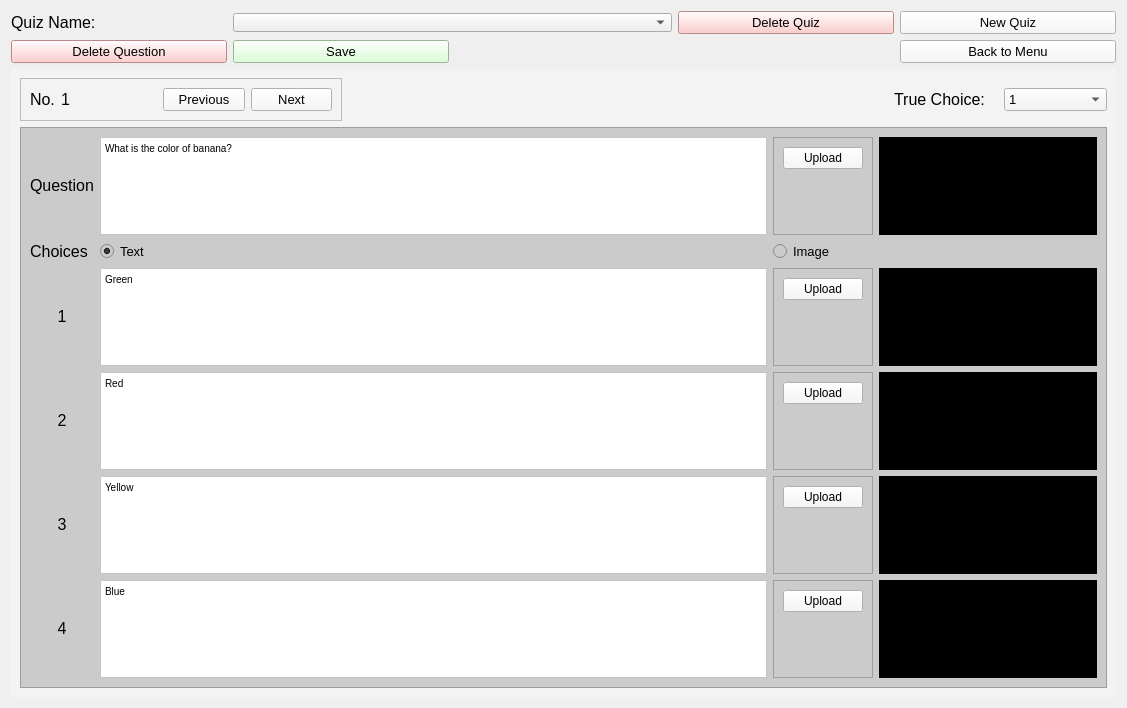
<?xml version="1.0" encoding="UTF-8"?>
<ui version="4.0">
 <class>Form</class>
 <widget class="QWidget" name="Form">
  <property name="geometry">
   <rect>
    <x>0</x>
    <y>0</y>
    <width>1127</width>
    <height>708</height>
   </rect>
  </property>
  <property name="font">
   <font>
    <family>Helvetica</family>
    <pointsize>10</pointsize>
   </font>
  </property>
  <property name="windowTitle">
   <string>Form</string>
  </property>
  <layout class="QGridLayout" name="gridLayout">
   <item row="0" column="1" colspan="2">
    <widget class="QComboBox" name="comboBox">
     <property name="layoutDirection">
      <enum>Qt::LeftToRight</enum>
     </property>
     <property name="styleSheet">
      <string notr="true">padding: 0 center;</string>
     </property>
    </widget>
   </item>
   <item row="0" column="0">
    <widget class="QLabel" name="label_kuis">
     <property name="font">
      <font>
       <family>Helvetica</family>
       <pointsize>12</pointsize>
      </font>
     </property>
     <property name="text">
      <string>Quiz Name:</string>
     </property>
    </widget>
   </item>
   <item row="2" column="0" colspan="5">
    <widget class="QWidget" name="widget" native="true">
     <property name="sizePolicy">
      <sizepolicy hsizetype="Preferred" vsizetype="Maximum">
       <horstretch>0</horstretch>
       <verstretch>0</verstretch>
      </sizepolicy>
     </property>
     <property name="minimumSize">
      <size>
       <width>0</width>
       <height>300</height>
      </size>
     </property>
     <property name="styleSheet">
      <string notr="true">background: rgb(243, 243, 243);</string>
     </property>
     <layout class="QGridLayout" name="gridLayout_2">
      <item row="0" column="9">
       <widget class="QComboBox" name="comboBox_2">
        <property name="sizePolicy">
         <sizepolicy hsizetype="Preferred" vsizetype="Maximum">
          <horstretch>0</horstretch>
          <verstretch>0</verstretch>
         </sizepolicy>
        </property>
        <property name="font">
         <font>
          <family>Helvetica</family>
          <pointsize>10</pointsize>
         </font>
        </property>
        <item>
         <property name="text">
          <string>1</string>
         </property>
        </item>
        <item>
         <property name="text">
          <string>2</string>
         </property>
        </item>
        <item>
         <property name="text">
          <string>3</string>
         </property>
        </item>
        <item>
         <property name="text">
          <string>4</string>
         </property>
        </item>
       </widget>
      </item>
      <item row="5" column="0" colspan="10">
       <widget class="QFrame" name="frame_2">
        <property name="styleSheet">
         <string notr="true">background: rgb(203, 203, 203)</string>
        </property>
        <property name="frameShape">
         <enum>QFrame::StyledPanel</enum>
        </property>
        <property name="frameShadow">
         <enum>QFrame::Raised</enum>
        </property>
        <layout class="QGridLayout" name="gridLayout_4">
         <item row="7" column="4">
          <widget class="QFrame" name="frame_6">
           <property name="sizePolicy">
            <sizepolicy hsizetype="Maximum" vsizetype="Preferred">
             <horstretch>0</horstretch>
             <verstretch>0</verstretch>
            </sizepolicy>
           </property>
           <property name="frameShape">
            <enum>QFrame::StyledPanel</enum>
           </property>
           <property name="frameShadow">
            <enum>QFrame::Raised</enum>
           </property>
           <layout class="QGridLayout" name="gridLayout_8">
            <item row="0" column="0">
             <widget class="QPushButton" name="upload_3">
              <property name="sizePolicy">
               <sizepolicy hsizetype="Maximum" vsizetype="Maximum">
                <horstretch>0</horstretch>
                <verstretch>0</verstretch>
               </sizepolicy>
              </property>
              <property name="styleSheet">
               <string notr="true">background: rgb(247, 247, 247);</string>
              </property>
              <property name="text">
               <string>Upload</string>
              </property>
             </widget>
            </item>
            <item row="1" column="0">
             <widget class="QLabel" name="label_9">
              <property name="sizePolicy">
               <sizepolicy hsizetype="Ignored" vsizetype="Preferred">
                <horstretch>0</horstretch>
                <verstretch>0</verstretch>
               </sizepolicy>
              </property>
              <property name="font">
               <font>
                <family>Helvetica</family>
               </font>
              </property>
              <property name="text">
               <string/>
              </property>
              <property name="alignment">
               <set>Qt::AlignCenter</set>
              </property>
             </widget>
            </item>
           </layout>
          </widget>
         </item>
         <item row="0" column="0">
          <widget class="QLabel" name="label_30">
           <property name="sizePolicy">
            <sizepolicy hsizetype="Maximum" vsizetype="Maximum">
             <horstretch>0</horstretch>
             <verstretch>0</verstretch>
            </sizepolicy>
           </property>
           <property name="font">
            <font>
             <pointsize>12</pointsize>
            </font>
           </property>
           <property name="text">
            <string>Question</string>
           </property>
           <property name="alignment">
            <set>Qt::AlignCenter</set>
           </property>
          </widget>
         </item>
         <item row="9" column="1" colspan="3">
          <widget class="QTextEdit" name="choice_4">
           <property name="sizePolicy">
            <sizepolicy hsizetype="Preferred" vsizetype="Preferred">
             <horstretch>0</horstretch>
             <verstretch>0</verstretch>
            </sizepolicy>
           </property>
           <property name="font">
            <font>
             <family>Helvetica</family>
             <pointsize>10</pointsize>
            </font>
           </property>
           <property name="styleSheet">
            <string notr="true">background: white;</string>
           </property>
           <property name="html">
            <string>&lt;!DOCTYPE HTML PUBLIC &quot;-//W3C//DTD HTML 4.0//EN&quot; &quot;http://www.w3.org/TR/REC-html40/strict.dtd&quot;&gt;
&lt;html&gt;&lt;head&gt;&lt;meta name=&quot;qrichtext&quot; content=&quot;1&quot; /&gt;&lt;style type=&quot;text/css&quot;&gt;
p, li { white-space: pre-wrap; }
&lt;/style&gt;&lt;/head&gt;&lt;body style=&quot; font-family:'Helvetica'; font-size:10pt; font-weight:400; font-style:normal;&quot;&gt;
&lt;p style=&quot; margin-top:0px; margin-bottom:0px; margin-left:0px; margin-right:0px; -qt-block-indent:0; text-indent:0px;&quot;&gt;&lt;span style=&quot; font-family:'MS Shell Dlg 2'; font-size:7.8pt;&quot;&gt;Blue&lt;/span&gt;&lt;/p&gt;&lt;/body&gt;&lt;/html&gt;</string>
           </property>
          </widget>
         </item>
         <item row="3" column="4">
          <widget class="QFrame" name="frame_4">
           <property name="sizePolicy">
            <sizepolicy hsizetype="Maximum" vsizetype="Preferred">
             <horstretch>0</horstretch>
             <verstretch>0</verstretch>
            </sizepolicy>
           </property>
           <property name="frameShape">
            <enum>QFrame::StyledPanel</enum>
           </property>
           <property name="frameShadow">
            <enum>QFrame::Raised</enum>
           </property>
           <layout class="QGridLayout" name="gridLayout_6">
            <item row="0" column="0">
             <widget class="QPushButton" name="upload_1">
              <property name="sizePolicy">
               <sizepolicy hsizetype="Maximum" vsizetype="Maximum">
                <horstretch>0</horstretch>
                <verstretch>0</verstretch>
               </sizepolicy>
              </property>
              <property name="styleSheet">
               <string notr="true">background: rgb(247, 247, 247);</string>
              </property>
              <property name="text">
               <string>Upload</string>
              </property>
             </widget>
            </item>
            <item row="1" column="0">
             <widget class="QLabel" name="label_7">
              <property name="sizePolicy">
               <sizepolicy hsizetype="Ignored" vsizetype="Preferred">
                <horstretch>0</horstretch>
                <verstretch>0</verstretch>
               </sizepolicy>
              </property>
              <property name="font">
               <font>
                <family>Helvetica</family>
               </font>
              </property>
              <property name="text">
               <string/>
              </property>
              <property name="alignment">
               <set>Qt::AlignCenter</set>
              </property>
             </widget>
            </item>
           </layout>
          </widget>
         </item>
         <item row="3" column="5">
          <widget class="QLabel" name="label_2">
           <property name="styleSheet">
            <string notr="true">background: black;</string>
           </property>
           <property name="text">
            <string/>
           </property>
          </widget>
         </item>
         <item row="5" column="5">
          <widget class="QLabel" name="label_3">
           <property name="styleSheet">
            <string notr="true">background: black;</string>
           </property>
           <property name="text">
            <string/>
           </property>
          </widget>
         </item>
         <item row="7" column="5">
          <widget class="QLabel" name="label_4">
           <property name="styleSheet">
            <string notr="true">background: black;</string>
           </property>
           <property name="text">
            <string/>
           </property>
          </widget>
         </item>
         <item row="3" column="0">
          <widget class="QLabel" name="label_32">
           <property name="sizePolicy">
            <sizepolicy hsizetype="Preferred" vsizetype="Maximum">
             <horstretch>0</horstretch>
             <verstretch>0</verstretch>
            </sizepolicy>
           </property>
           <property name="font">
            <font>
             <pointsize>12</pointsize>
            </font>
           </property>
           <property name="text">
            <string>1</string>
           </property>
           <property name="alignment">
            <set>Qt::AlignCenter</set>
           </property>
          </widget>
         </item>
         <item row="5" column="1" colspan="3">
          <widget class="QTextEdit" name="choice_2">
           <property name="sizePolicy">
            <sizepolicy hsizetype="Preferred" vsizetype="Preferred">
             <horstretch>0</horstretch>
             <verstretch>0</verstretch>
            </sizepolicy>
           </property>
           <property name="font">
            <font>
             <family>Helvetica</family>
             <pointsize>10</pointsize>
            </font>
           </property>
           <property name="styleSheet">
            <string notr="true">background: white;</string>
           </property>
           <property name="html">
            <string>&lt;!DOCTYPE HTML PUBLIC &quot;-//W3C//DTD HTML 4.0//EN&quot; &quot;http://www.w3.org/TR/REC-html40/strict.dtd&quot;&gt;
&lt;html&gt;&lt;head&gt;&lt;meta name=&quot;qrichtext&quot; content=&quot;1&quot; /&gt;&lt;style type=&quot;text/css&quot;&gt;
p, li { white-space: pre-wrap; }
&lt;/style&gt;&lt;/head&gt;&lt;body style=&quot; font-family:'Helvetica'; font-size:10pt; font-weight:400; font-style:normal;&quot;&gt;
&lt;p style=&quot; margin-top:0px; margin-bottom:0px; margin-left:0px; margin-right:0px; -qt-block-indent:0; text-indent:0px;&quot;&gt;&lt;span style=&quot; font-family:'MS Shell Dlg 2'; font-size:7.8pt;&quot;&gt;Red&lt;/span&gt;&lt;/p&gt;&lt;/body&gt;&lt;/html&gt;</string>
           </property>
          </widget>
         </item>
         <item row="7" column="1" colspan="3">
          <widget class="QTextEdit" name="choice_3">
           <property name="sizePolicy">
            <sizepolicy hsizetype="Preferred" vsizetype="Preferred">
             <horstretch>0</horstretch>
             <verstretch>0</verstretch>
            </sizepolicy>
           </property>
           <property name="font">
            <font>
             <family>Helvetica</family>
             <pointsize>10</pointsize>
            </font>
           </property>
           <property name="styleSheet">
            <string notr="true">background: white;</string>
           </property>
           <property name="html">
            <string>&lt;!DOCTYPE HTML PUBLIC &quot;-//W3C//DTD HTML 4.0//EN&quot; &quot;http://www.w3.org/TR/REC-html40/strict.dtd&quot;&gt;
&lt;html&gt;&lt;head&gt;&lt;meta name=&quot;qrichtext&quot; content=&quot;1&quot; /&gt;&lt;style type=&quot;text/css&quot;&gt;
p, li { white-space: pre-wrap; }
&lt;/style&gt;&lt;/head&gt;&lt;body style=&quot; font-family:'Helvetica'; font-size:10pt; font-weight:400; font-style:normal;&quot;&gt;
&lt;p style=&quot; margin-top:0px; margin-bottom:0px; margin-left:0px; margin-right:0px; -qt-block-indent:0; text-indent:0px;&quot;&gt;&lt;span style=&quot; font-family:'MS Shell Dlg 2'; font-size:7.8pt;&quot;&gt;Yellow&lt;/span&gt;&lt;/p&gt;&lt;/body&gt;&lt;/html&gt;</string>
           </property>
          </widget>
         </item>
         <item row="3" column="1" colspan="3">
          <widget class="QTextEdit" name="choice_1">
           <property name="sizePolicy">
            <sizepolicy hsizetype="Preferred" vsizetype="Preferred">
             <horstretch>0</horstretch>
             <verstretch>0</verstretch>
            </sizepolicy>
           </property>
           <property name="font">
            <font>
             <family>Helvetica</family>
             <pointsize>10</pointsize>
            </font>
           </property>
           <property name="styleSheet">
            <string notr="true">background: white;</string>
           </property>
           <property name="html">
            <string>&lt;!DOCTYPE HTML PUBLIC &quot;-//W3C//DTD HTML 4.0//EN&quot; &quot;http://www.w3.org/TR/REC-html40/strict.dtd&quot;&gt;
&lt;html&gt;&lt;head&gt;&lt;meta name=&quot;qrichtext&quot; content=&quot;1&quot; /&gt;&lt;style type=&quot;text/css&quot;&gt;
p, li { white-space: pre-wrap; }
&lt;/style&gt;&lt;/head&gt;&lt;body style=&quot; font-family:'Helvetica'; font-size:10pt; font-weight:400; font-style:normal;&quot;&gt;
&lt;p style=&quot; margin-top:0px; margin-bottom:0px; margin-left:0px; margin-right:0px; -qt-block-indent:0; text-indent:0px;&quot;&gt;&lt;span style=&quot; font-family:'MS Shell Dlg 2'; font-size:7.8pt;&quot;&gt;Green&lt;/span&gt;&lt;/p&gt;&lt;/body&gt;&lt;/html&gt;</string>
           </property>
          </widget>
         </item>
         <item row="9" column="4">
          <widget class="QFrame" name="frame_7">
           <property name="sizePolicy">
            <sizepolicy hsizetype="Maximum" vsizetype="Preferred">
             <horstretch>0</horstretch>
             <verstretch>0</verstretch>
            </sizepolicy>
           </property>
           <property name="frameShape">
            <enum>QFrame::StyledPanel</enum>
           </property>
           <property name="frameShadow">
            <enum>QFrame::Raised</enum>
           </property>
           <layout class="QGridLayout" name="gridLayout_9">
            <item row="0" column="0">
             <widget class="QPushButton" name="upload_4">
              <property name="sizePolicy">
               <sizepolicy hsizetype="Maximum" vsizetype="Maximum">
                <horstretch>0</horstretch>
                <verstretch>0</verstretch>
               </sizepolicy>
              </property>
              <property name="styleSheet">
               <string notr="true">background: rgb(247, 247, 247);</string>
              </property>
              <property name="text">
               <string>Upload</string>
              </property>
             </widget>
            </item>
            <item row="1" column="0">
             <widget class="QLabel" name="label_10">
              <property name="sizePolicy">
               <sizepolicy hsizetype="Ignored" vsizetype="Preferred">
                <horstretch>0</horstretch>
                <verstretch>0</verstretch>
               </sizepolicy>
              </property>
              <property name="font">
               <font>
                <family>Helvetica</family>
               </font>
              </property>
              <property name="text">
               <string/>
              </property>
              <property name="alignment">
               <set>Qt::AlignCenter</set>
              </property>
             </widget>
            </item>
           </layout>
          </widget>
         </item>
         <item row="7" column="0">
          <widget class="QLabel" name="label_34">
           <property name="sizePolicy">
            <sizepolicy hsizetype="Preferred" vsizetype="Maximum">
             <horstretch>0</horstretch>
             <verstretch>0</verstretch>
            </sizepolicy>
           </property>
           <property name="font">
            <font>
             <pointsize>12</pointsize>
            </font>
           </property>
           <property name="text">
            <string>3</string>
           </property>
           <property name="alignment">
            <set>Qt::AlignCenter</set>
           </property>
          </widget>
         </item>
         <item row="1" column="4">
          <widget class="QRadioButton" name="radioButton_2">
           <property name="font">
            <font>
             <family>Helvetica</family>
             <pointsize>10</pointsize>
            </font>
           </property>
           <property name="text">
            <string>Image</string>
           </property>
           <property name="checked">
            <bool>false</bool>
           </property>
          </widget>
         </item>
         <item row="1" column="1">
          <widget class="QRadioButton" name="radioButton">
           <property name="font">
            <font>
             <family>Helvetica</family>
             <pointsize>10</pointsize>
            </font>
           </property>
           <property name="text">
            <string>Text</string>
           </property>
           <property name="checked">
            <bool>true</bool>
           </property>
          </widget>
         </item>
         <item row="5" column="0">
          <widget class="QLabel" name="label_33">
           <property name="sizePolicy">
            <sizepolicy hsizetype="Preferred" vsizetype="Maximum">
             <horstretch>0</horstretch>
             <verstretch>0</verstretch>
            </sizepolicy>
           </property>
           <property name="font">
            <font>
             <pointsize>12</pointsize>
            </font>
           </property>
           <property name="text">
            <string>2</string>
           </property>
           <property name="alignment">
            <set>Qt::AlignCenter</set>
           </property>
          </widget>
         </item>
         <item row="9" column="0">
          <widget class="QLabel" name="label_35">
           <property name="sizePolicy">
            <sizepolicy hsizetype="Preferred" vsizetype="Maximum">
             <horstretch>0</horstretch>
             <verstretch>0</verstretch>
            </sizepolicy>
           </property>
           <property name="font">
            <font>
             <pointsize>12</pointsize>
            </font>
           </property>
           <property name="text">
            <string>4</string>
           </property>
           <property name="alignment">
            <set>Qt::AlignCenter</set>
           </property>
          </widget>
         </item>
         <item row="0" column="1" colspan="3">
          <widget class="QTextEdit" name="questionText">
           <property name="sizePolicy">
            <sizepolicy hsizetype="Preferred" vsizetype="Preferred">
             <horstretch>0</horstretch>
             <verstretch>0</verstretch>
            </sizepolicy>
           </property>
           <property name="font">
            <font>
             <family>Helvetica</family>
             <pointsize>10</pointsize>
            </font>
           </property>
           <property name="styleSheet">
            <string notr="true">background: white;</string>
           </property>
           <property name="html">
            <string>&lt;!DOCTYPE HTML PUBLIC &quot;-//W3C//DTD HTML 4.0//EN&quot; &quot;http://www.w3.org/TR/REC-html40/strict.dtd&quot;&gt;
&lt;html&gt;&lt;head&gt;&lt;meta name=&quot;qrichtext&quot; content=&quot;1&quot; /&gt;&lt;style type=&quot;text/css&quot;&gt;
p, li { white-space: pre-wrap; }
&lt;/style&gt;&lt;/head&gt;&lt;body style=&quot; font-family:'Helvetica'; font-size:10pt; font-weight:400; font-style:normal;&quot;&gt;
&lt;p style=&quot; margin-top:0px; margin-bottom:0px; margin-left:0px; margin-right:0px; -qt-block-indent:0; text-indent:0px;&quot;&gt;&lt;span style=&quot; font-family:'MS Shell Dlg 2'; font-size:7.8pt;&quot;&gt;What is the color of banana?&lt;/span&gt;&lt;/p&gt;&lt;/body&gt;&lt;/html&gt;</string>
           </property>
          </widget>
         </item>
         <item row="5" column="4">
          <widget class="QFrame" name="frame_5">
           <property name="sizePolicy">
            <sizepolicy hsizetype="Maximum" vsizetype="Preferred">
             <horstretch>0</horstretch>
             <verstretch>0</verstretch>
            </sizepolicy>
           </property>
           <property name="frameShape">
            <enum>QFrame::StyledPanel</enum>
           </property>
           <property name="frameShadow">
            <enum>QFrame::Raised</enum>
           </property>
           <layout class="QGridLayout" name="gridLayout_7">
            <item row="0" column="0">
             <widget class="QPushButton" name="upload_2">
              <property name="sizePolicy">
               <sizepolicy hsizetype="Maximum" vsizetype="Maximum">
                <horstretch>0</horstretch>
                <verstretch>0</verstretch>
               </sizepolicy>
              </property>
              <property name="styleSheet">
               <string notr="true">background: rgb(247, 247, 247);</string>
              </property>
              <property name="text">
               <string>Upload</string>
              </property>
             </widget>
            </item>
            <item row="1" column="0">
             <widget class="QLabel" name="label_8">
              <property name="sizePolicy">
               <sizepolicy hsizetype="Ignored" vsizetype="Preferred">
                <horstretch>0</horstretch>
                <verstretch>0</verstretch>
               </sizepolicy>
              </property>
              <property name="font">
               <font>
                <family>Helvetica</family>
               </font>
              </property>
              <property name="text">
               <string/>
              </property>
              <property name="alignment">
               <set>Qt::AlignCenter</set>
              </property>
             </widget>
            </item>
           </layout>
          </widget>
         </item>
         <item row="0" column="4">
          <widget class="QFrame" name="frame_3">
           <property name="sizePolicy">
            <sizepolicy hsizetype="Maximum" vsizetype="Preferred">
             <horstretch>0</horstretch>
             <verstretch>0</verstretch>
            </sizepolicy>
           </property>
           <property name="frameShape">
            <enum>QFrame::StyledPanel</enum>
           </property>
           <property name="frameShadow">
            <enum>QFrame::Raised</enum>
           </property>
           <layout class="QGridLayout" name="gridLayout_5">
            <item row="0" column="0">
             <widget class="QPushButton" name="upload_0">
              <property name="sizePolicy">
               <sizepolicy hsizetype="Preferred" vsizetype="Maximum">
                <horstretch>0</horstretch>
                <verstretch>0</verstretch>
               </sizepolicy>
              </property>
              <property name="styleSheet">
               <string notr="true">background: rgb(247, 247, 247);</string>
              </property>
              <property name="text">
               <string>Upload</string>
              </property>
             </widget>
            </item>
            <item row="1" column="0">
             <widget class="QLabel" name="label_6">
              <property name="sizePolicy">
               <sizepolicy hsizetype="Ignored" vsizetype="Preferred">
                <horstretch>0</horstretch>
                <verstretch>0</verstretch>
               </sizepolicy>
              </property>
              <property name="font">
               <font>
                <family>Helvetica</family>
               </font>
              </property>
              <property name="text">
               <string/>
              </property>
              <property name="alignment">
               <set>Qt::AlignCenter</set>
              </property>
             </widget>
            </item>
           </layout>
          </widget>
         </item>
         <item row="9" column="5">
          <widget class="QLabel" name="label_5">
           <property name="styleSheet">
            <string notr="true">background: black;</string>
           </property>
           <property name="text">
            <string/>
           </property>
          </widget>
         </item>
         <item row="1" column="0">
          <widget class="QLabel" name="label_31">
           <property name="sizePolicy">
            <sizepolicy hsizetype="Maximum" vsizetype="Maximum">
             <horstretch>0</horstretch>
             <verstretch>0</verstretch>
            </sizepolicy>
           </property>
           <property name="font">
            <font>
             <pointsize>12</pointsize>
            </font>
           </property>
           <property name="text">
            <string>Choices</string>
           </property>
           <property name="alignment">
            <set>Qt::AlignCenter</set>
           </property>
          </widget>
         </item>
         <item row="0" column="5">
          <widget class="QLabel" name="label">
           <property name="sizePolicy">
            <sizepolicy hsizetype="Preferred" vsizetype="Preferred">
             <horstretch>0</horstretch>
             <verstretch>0</verstretch>
            </sizepolicy>
           </property>
           <property name="styleSheet">
            <string notr="true">background: black;</string>
           </property>
           <property name="text">
            <string/>
           </property>
          </widget>
         </item>
        </layout>
       </widget>
      </item>
      <item row="0" column="8">
       <widget class="QLabel" name="label_43">
        <property name="sizePolicy">
         <sizepolicy hsizetype="Preferred" vsizetype="Maximum">
          <horstretch>0</horstretch>
          <verstretch>0</verstretch>
         </sizepolicy>
        </property>
        <property name="font">
         <font>
          <pointsize>12</pointsize>
         </font>
        </property>
        <property name="text">
         <string>True Choice:</string>
        </property>
       </widget>
      </item>
      <item row="0" column="0" colspan="3">
       <widget class="QFrame" name="frame">
        <property name="frameShape">
         <enum>QFrame::StyledPanel</enum>
        </property>
        <property name="frameShadow">
         <enum>QFrame::Raised</enum>
        </property>
        <layout class="QGridLayout" name="gridLayout_3">
         <item row="0" column="4">
          <widget class="QPushButton" name="pushButton_6">
           <property name="font">
            <font>
             <family>Helvetica</family>
             <pointsize>10</pointsize>
            </font>
           </property>
           <property name="styleSheet">
            <string notr="true">background: rgb(247, 247, 247);</string>
           </property>
           <property name="text">
            <string>Next</string>
           </property>
          </widget>
         </item>
         <item row="0" column="0">
          <widget class="QLabel" name="label_36">
           <property name="sizePolicy">
            <sizepolicy hsizetype="Maximum" vsizetype="Maximum">
             <horstretch>0</horstretch>
             <verstretch>0</verstretch>
            </sizepolicy>
           </property>
           <property name="font">
            <font>
             <pointsize>12</pointsize>
            </font>
           </property>
           <property name="text">
            <string>No.</string>
           </property>
           <property name="alignment">
            <set>Qt::AlignLeading|Qt::AlignLeft|Qt::AlignVCenter</set>
           </property>
          </widget>
         </item>
         <item row="0" column="1">
          <widget class="QLabel" name="label_11">
           <property name="sizePolicy">
            <sizepolicy hsizetype="Maximum" vsizetype="Preferred">
             <horstretch>0</horstretch>
             <verstretch>0</verstretch>
            </sizepolicy>
           </property>
           <property name="font">
            <font>
             <family>Helvetica</family>
             <pointsize>12</pointsize>
            </font>
           </property>
           <property name="text">
            <string>1</string>
           </property>
           <property name="alignment">
            <set>Qt::AlignCenter</set>
           </property>
          </widget>
         </item>
         <item row="0" column="3">
          <widget class="QPushButton" name="pushButton_5">
           <property name="font">
            <font>
             <family>Helvetica</family>
             <pointsize>10</pointsize>
            </font>
           </property>
           <property name="styleSheet">
            <string notr="true">background: rgb(247, 247, 247);</string>
           </property>
           <property name="text">
            <string>Previous</string>
           </property>
          </widget>
         </item>
         <item row="0" column="2">
          <widget class="QLabel" name="label_12">
           <property name="text">
            <string/>
           </property>
          </widget>
         </item>
        </layout>
       </widget>
      </item>
     </layout>
    </widget>
   </item>
   <item row="1" column="0">
    <widget class="QPushButton" name="pushButton_2">
     <property name="font">
      <font>
       <family>Helvetica</family>
       <pointsize>10</pointsize>
      </font>
     </property>
     <property name="styleSheet">
      <string notr="true">background: rgb(255, 190, 190);</string>
     </property>
     <property name="text">
      <string>Delete Question</string>
     </property>
    </widget>
   </item>
   <item row="1" column="1">
    <widget class="QPushButton" name="pushButton">
     <property name="font">
      <font>
       <family>Helvetica</family>
       <pointsize>10</pointsize>
      </font>
     </property>
     <property name="styleSheet">
      <string notr="true">background: rgb(208, 255, 203);</string>
     </property>
     <property name="text">
      <string>Save</string>
     </property>
    </widget>
   </item>
   <item row="1" column="4">
    <widget class="QPushButton" name="pushButton_3">
     <property name="font">
      <font>
       <family>Helvetica</family>
       <pointsize>10</pointsize>
      </font>
     </property>
     <property name="styleSheet">
      <string notr="true">background: rgb(247, 247, 247);</string>
     </property>
     <property name="text">
      <string>Back to Menu</string>
     </property>
    </widget>
   </item>
   <item row="0" column="3">
    <widget class="QPushButton" name="pushButton_7">
     <property name="font">
      <font>
       <family>Helvetica</family>
       <pointsize>10</pointsize>
      </font>
     </property>
     <property name="styleSheet">
      <string notr="true">background: rgb(255, 190, 190);</string>
     </property>
     <property name="text">
      <string>Delete Quiz</string>
     </property>
    </widget>
   </item>
   <item row="0" column="4">
    <widget class="QPushButton" name="pushButton_4">
     <property name="font">
      <font>
       <family>Helvetica</family>
       <pointsize>10</pointsize>
      </font>
     </property>
     <property name="styleSheet">
      <string notr="true">background: rgb(247, 247, 247);</string>
     </property>
     <property name="text">
      <string>New Quiz</string>
     </property>
    </widget>
   </item>
  </layout>
 </widget>
 <resources/>
 <connections/>
</ui>
